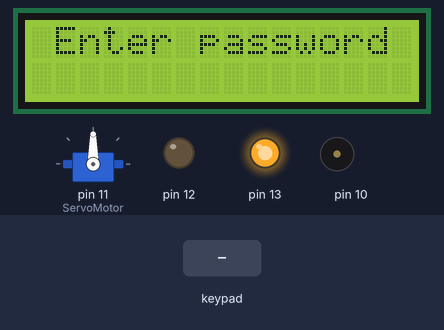
This sketch was run on a simulated Arduino Uno, built with avr-gcc and run on an emulated ATmega328P. Parts: servo, 16×2 character LCD, output pins drawn as LEDs (lit = HIGH), buzzer (waves = sounding). The inputs (shaded band) are chosen by the test bench.

Above: at 4.2 s.
4.3 s: keypad keys 9 8 7 6 # pressed 0.4 s apart
At 7.0 s:
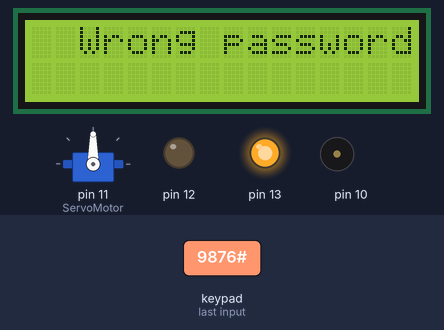
7.8 s: key 'A' pressed
At 8.9 s:
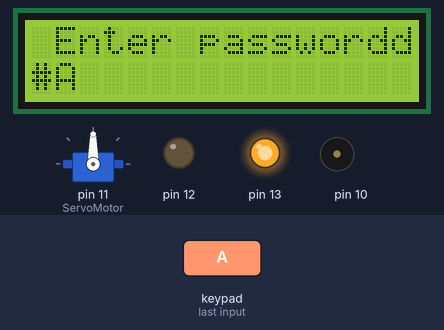
9.3 s: key 'B' pressed
At 10.0 s:
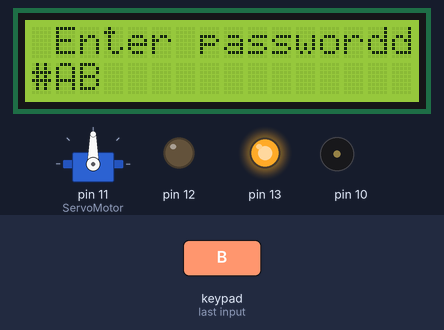
10.8 s: keypad keys 4 8 1 5 pressed 0.4 s apart
At 13.6 s:
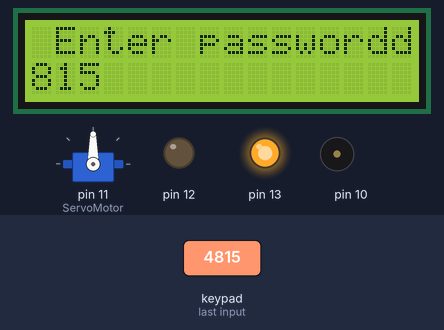
14.2 s: key '1' pressed
At 16.9 s:
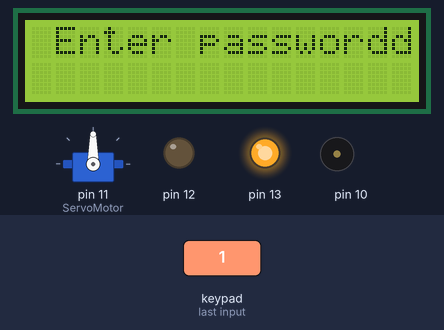
17.2 s: keypad keys 4 8 1 5 # pressed 0.4 s apart
At 20.2 s:
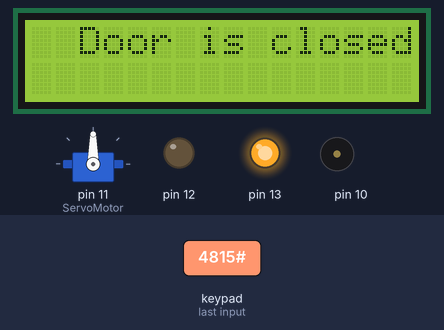
Timing chart, 0 to 21.7 s (numbered marks = the images above; inputs shaded):
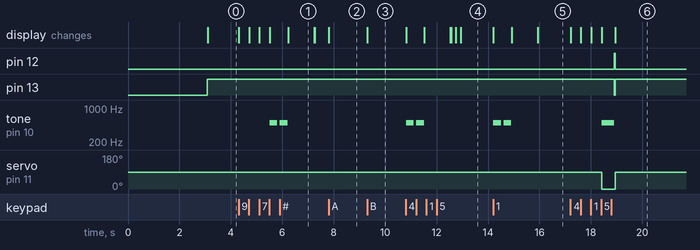

The sketch:

DoorLockSystem.ino
```cpp
#include <Servo.h>
  //CLOSED = 1  //OPEN   = 0

#include <Keypad.h>
#include <Wire.h>
#include <LiquidCrystal_I2C.h>
#define pass_length 5

LiquidCrystal_I2C lcd(0x27, 2, 1, 0, 4, 5, 6, 7 ,3, POSITIVE);
Servo ServoMotor;

char data[pass_length];
byte data_count = 0;
char password[pass_length] = "4815";
byte pass_count = 0;
bool Pass_is_good;
char key;


bool door = true;

int pos = 0;         // Variable to store the Servo position

const byte ROWS = 4;
const byte COLS = 4;
char keys[ROWS][COLS] = {
{'1','2','3','A'},
{'4','5','6','B'},
{'7','8','9','C'},
{'*','0','#','D'}
};

byte rowPins[ROWS] = { 9, 8, 7, 6};
byte colPins[COLS] = { 5, 4, 3, 2};
Keypad keypad = Keypad( makeKeymap(keys), rowPins, colPins, ROWS, COLS );

void clearData()
{
  while(data_count != 0)
  { data[data_count--] = 0;
  }
  return;
}

void ServoOpen()
{/*
  for(pos = 90; pos >= 0; pos -= 5)
  { ServoMotor.write(pos);
    delay(15);
  }*/
  ServoMotor.write(0);
}

void ServoClose()
{/*
  for(pos = 0;pos <= 90;pos +=5)
  { ServoMotor.write(pos);
    delay(15);
  }*/

  ServoMotor.write(90);

}

void Open()
{
  lcd.setCursor(0, 0);
  lcd.print(" Enter password");

  key = keypad.getKey();
  if (key)  //ma asigur ca s-a apasat butonul
  {
      data[data_count] = key;  //stochez caracterul intr-un sir de caractere
      lcd.setCursor(data_count, 1);//muta cursorul pt a scrie caracterul introdus de la tastatura
      lcd.print(data[data_count]);//afiseara caracterul de la tastatura
      data_count++;
  }

  if(data_count == pass_length-1)
  {
    if(strcmp(data, password) == 0)
    {
      lcd.clear();
      ServoOpen();
      lcd.print("  Door is open");
      tone(10, 500);
      delay(500);
      noTone(10);
      digitalWrite(12, HIGH);
      door = 0;
    }
    else
    {
      lcd.clear();
      tone(10, 500);
      delay(300);
      noTone(10);
      delay(100);
      tone(10, 500);
      delay(300);
      noTone(10);
      lcd.print("  Wrong password");
      delay(1000);
      door = 1;
    }
    clearData();
  }
}


void setup() {
  ServoMotor.attach(11);
  ServoMotor.write(90);
  lcd.begin(16, 2);
  lcd.print("    Welcome!");
  lcd.setCursor(0, 1);
  lcd.print("  Proiect 2019");
  delay(3000);
  lcd.clear();
  pinMode(13, OUTPUT);
  pinMode(12, OUTPUT);
  pinMode(10, OUTPUT);


  digitalWrite(13, LOW);
  digitalWrite(12, LOW);
}

void loop(){
 if (door == 0) // Daca usa este deschisa, o pot inchide prin apsarea tastei #;
             // Daca este inchisa, o voi deschide cu ajutorul functiei Open();
 {
   digitalWrite(12, HIGH);
   digitalWrite(13, LOW);
   key = keypad.getKey();

   if(key == '#')
   {
    digitalWrite(12,LOW);
    digitalWrite(13,HIGH);
    lcd.clear();
    ServoMotor.write(90);
    lcd.print("  Door is closed");
    delay(3000);
    door = 1;   //CLOSED
    }
  }

  else {
    digitalWrite(12, LOW);
    digitalWrite(13, HIGH);
    Open();
  }

}
```

Measured:
- after the input at 4.3 s, tone on pin 10: alternates 500 Hz for 0.30 s and silent for 0.10 s, 4 changes in all, then stays silent, starting after 1.2 s; the display: first changes at once (image 1 shows a later state)
- after the input at 7.8 s, the display: changes at once (image 2)
- after the input at 9.3 s, the display: changes at once (image 3)
- after the input at 10.8 s, tone on pin 10: alternates 500 Hz for 0.30 s and silent for 0.10 s, 4 changes in all, then stays silent, starting at once; the display: first changes at once (image 4 shows a later state)
- after the input at 14.2 s, tone on pin 10: alternates 500 Hz for 0.30 s and silent for 0.10 s, 4 changes in all, then stays silent, starting at once; the display: first changes at once (image 5 shows a later state)
- after the input at 17.2 s, pin 12: LOW → HIGH after 1.7 s, → LOW 0.02 s later; pin 13: HIGH → LOW after 1.7 s, → HIGH 0.02 s later; tone on pin 10: silent → 500 Hz after 1.2 s, → silent 0.50 s later; servo on pin 11 (ServoMotor): 90° → 0° after 1.2 s, → 90° 0.54 s later; the display: first changes at once (image 6 shows a later state)
- what the display in image 1 shows lasts 1.0 s, from 6.2 s to 7.2 s
